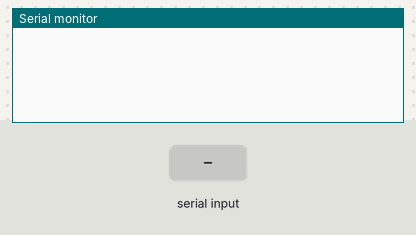
Simulated run of this sketch. Board: Arduino Uno, built with avr-gcc and run on an emulated ATmega328P. Shown: the last lines printed to the serial monitor. The test bench sets the inputs (shaded band).

Above: at 1.2 s.
1.3 s: byte 30 received over Serial
At 1.9 s:
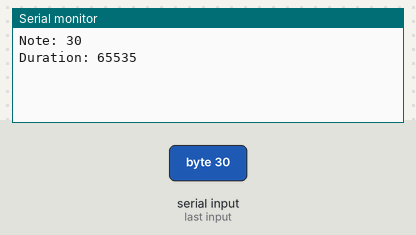
2.8 s: byte 90 received over Serial
At 4.0 s:
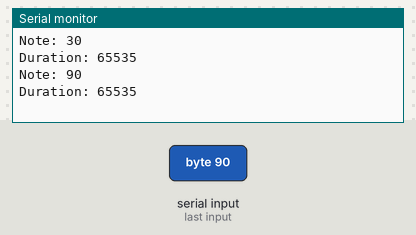
4.3 s: byte 120 received over Serial
At 5.3 s:
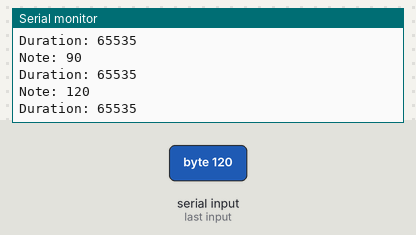

Measured:
- after the input at 1.3 s, the serial monitor: prints a new line at once (image 1)
- after the input at 2.8 s, the serial monitor: prints a new line at once (image 2)
- after the input at 4.3 s, the serial monitor: prints a new line at once (image 3)

The sketch:

FourOctaveUnoSerial.ino
```cpp
// Musical keys
#define CMAJOR      0
#define DFMAJOR     1
#define DMAJOR      2
#define EFMAJOR     3
#define EMAJOR      4
#define FMAJOR      5
#define FSMAJOR     6
#define GMAJOR      7
#define AFMAJOR     8
#define AMAJOR      9
#define BFMAJOR     10
#define BMAJOR      11
#define CMINOR      12
#define CSMINOR     13
#define DMINOR      14
#define DSMINOR     15
#define EMINOR      16
#define FMINOR      17
#define FSMINOR     18
#define GMINOR      19
#define GSMINOR     20
#define AMINOR      21
#define BFMINOR     22
#define BMINOR      23

unsigned long duration[12];
int key = -1;

void setup() {
  for (int i = 0; i < 12; i++) {
    duration[i] = 0;
  }

  Serial.begin(115200);
}

void loop() {
  int maxDuration = findMaxDuration();

  if (maxDuration != key) {
    key = maxDuration;
    Serial.write(key);
  }
}

void serialEvent() {
  byte note = Serial.read();
  byte LSB = Serial.read();
  byte MSB = Serial.read();
  unsigned long noteDuration = (((unsigned long) MSB) << 8) + LSB;
  duration[note] = duration[note] + noteDuration;

  Serial.print("Note: ");
  Serial.println(note);
  Serial.print("Duration: ");
  Serial.println(noteDuration);
}

int findMaxDuration() {
  int index = -1;
  unsigned long maxDuration = 0;

  for (int i = 0; i < 12; i++) {
    if (duration[i] > maxDuration) {
      index = i;
      maxDuration = duration[i];
    }
  }

  return index;
}
```
